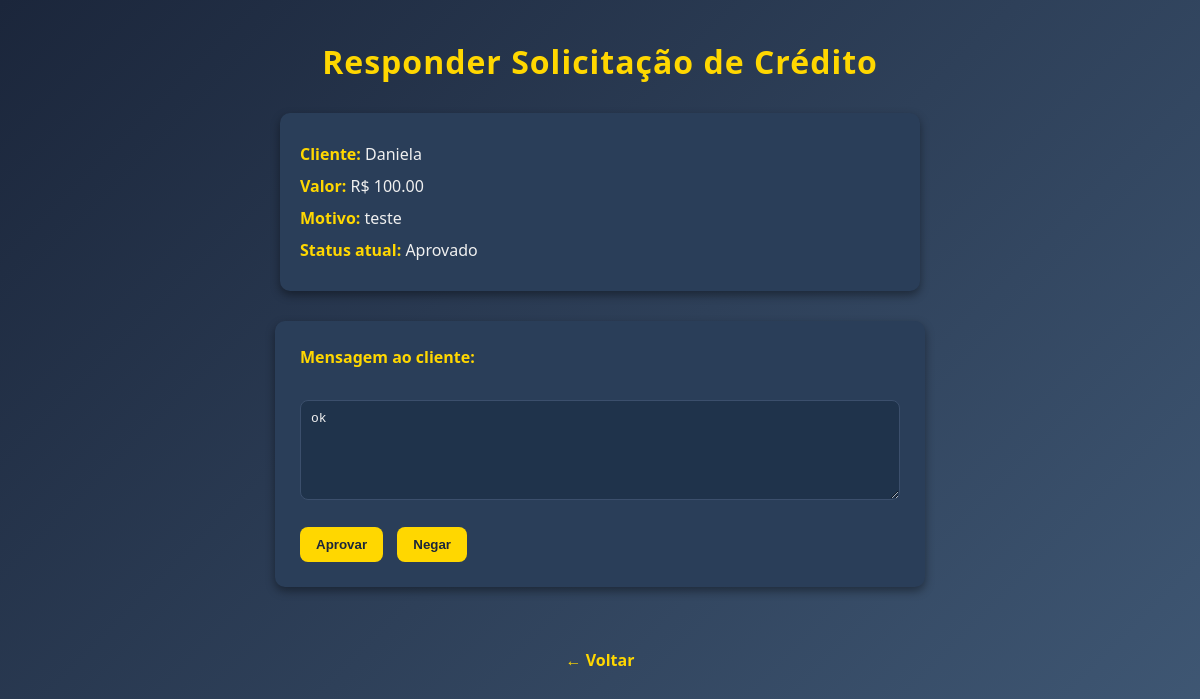
/users/solicitacoes/8/, run on the app's committed database.
### users/models.py (models this page shows, shortened)
class SolicitacaoCredito(models.Model):
    STATUS_CHOICES = [
        ('pendente', 'Pendente'),
        ('aprovado', 'Aprovado'),
        ('negado', 'Negado'),
    ]
    cliente = models.ForeignKey(
        Cliente,
        on_delete=models.CASCADE,
        related_name='solicitacoes'
    )
    gerente = models.ForeignKey(
        Gerente,
        on_delete=models.SET_NULL,
        null=True,
        blank=True,
        related_name='solicitacoes_recebidas'
    )
    valor = models.DecimalField(max_digits=10, decimal_places=2)
    motivo = models.TextField()
    data_solicitacao = models.DateTimeField(auto_now_add=True)
    status = models.CharField(max_length=10, choices=STATUS_CHOICES, default='pendente')
    resposta_gerente = models.TextField(blank=True, null=True)

class Cliente(models.Model):
    gerente_responsavel = models.ForeignKey(
        Gerente,
        on_delete=models.SET_NULL,
        null=True,
        blank=True,
        related_name="clientes"
    )
    numero_da_conta = models.CharField(
        max_length=20,
        unique=True,
        default=gerar_numero_conta
    )
    cpf = models.CharField(max_length=14, unique=True, validators=[cpf_validator])
    username = models.CharField(max_length=150)
    email = models.EmailField(unique=True)
    password = models.CharField(max_length=128)
    data_de_nascimento = models.DateField()
    telefone = models.CharField(max_length=14, validators=[telefone_validator])
    data_de_cadastro = models.DateTimeField(auto_now_add=True)
    saldo = models.DecimalField(max_digits=10, decimal_places=2, default=0.00)
    tipo_de_conta = models.CharField(
        max_length=20,
        choices=[
            ('corrente', 'Conta Corrente'),
            ('poupanca', 'Conta Poupança'),
            ('salario', 'Conta Salário'),
        ]
    )
    status_conta = models.CharField(max_length=20, default='ativa')
    admUser = models.BooleanField(default=False)
    creditos = models.DecimalField(max_digits=10, decimal_places=2, default=0.00)

### users/views.py (the view, shortened to what this page needs)
# urls.py: path('solicitacoes/<int:solicitacao_id>/', views.responder_solicitacao, name='responder_solicitacao'),
def responder_solicitacao(request, solicitacao_id):
    solicitacao = get_object_or_404(SolicitacaoCredito, id=solicitacao_id)
    return render(request, 'users/perfil/gerente/responder_solicitacao.html', {'solicitacao': solicitacao})

### templates/users/perfil/gerente/responder_solicitacao.html (shortened to what this page needs)
<!DOCTYPE html>
<html lang="pt-BR">
<head>
    {% load static %}
    <link rel="stylesheet" href="{% static 'perfil/gerente/responder_solicitacao/style.css' %}">
</head>
<body>
    <h1>Responder Solicitação de Crédito</h1>
    <div>
        <p><strong>Cliente:</strong> {{ solicitacao.cliente.username }}</p>
        <p><strong>Valor:</strong> R$ {{ solicitacao.valor }}</p>
        <p><strong>Motivo:</strong> {{ solicitacao.motivo }}</p>
        <p><strong>Status atual:</strong> {{ solicitacao.status|title }}</p>
    </div>
    <form method="post">
        <label for="resposta">Mensagem ao cliente:</label><br>
        <textarea name="resposta" rows="4" cols="40">{{ solicitacao.resposta_gerente }}</textarea><br><br>
        <button type="submit" name="acao" value="aprovar">Aprovar</button>
        <button type="submit" name="acao" value="negar">Negar</button>
    </form>
    <br>
    <a href="{% url 'users:lista_solicitacoes_gerente' %}">← Voltar</a>
</body>
</html>

### static/perfil/gerente/responder_solicitacao/style.css (style rules this page uses)
body { background: linear-gradient(135deg, #1B263B, #415A77); font-family: 'Segoe UI', Tahoma, Geneva, Verdana, sans-serif; color: #c6c6c6; margin: 0; padding: 0; min-height: 100vh; }
h1 { text-align: center; color: #FFD700; margin-top: 40px; margin-bottom: 30px; font-size: 2em; letter-spacing: 1px; }
div { width: 80%; max-width: 600px; margin: 0 auto 30px auto; background-color: #2A3E59; padding: 20px; border-radius: 10px; box-shadow: 0 4px 10px rgba(0,0,0,0.4); animation: fadeIn 0.6s ease-in-out; }
div p { margin: 10px 0; font-size: 1em; color: #F0F0F0; }
div strong { color: #FFD700; }
form { width: 80%; max-width: 600px; margin: 0 auto; background-color: #2A3E59; padding: 25px; border-radius: 10px; box-shadow: 0 4px 10px rgba(0,0,0,0.4); animation: fadeIn 0.6s ease-in-out; }
label { display: block; margin-bottom: 10px; color: #FFD700; font-weight: 600; }
textarea { width: 100%; background-color: #1F334B; color: #F0F0F0; border: 1px solid #3B4F6C; border-radius: 8px; padding: 10px; resize: vertical; font-size: 1em; min-height: 100px; box-sizing: border-box; transition: border-color 0.3s; }
button { background-color: #FFD700; border: none; color: #1B263B; padding: 10px 16px; border-radius: 8px; font-weight: bold; cursor: pointer; margin-right: 10px; transition: background-color 0.3s, transform 0.2s; }
a { display: block; text-align: center; margin: 40px auto 20px auto; color: #FFD700; text-decoration: none; font-weight: bold; transition: color 0.3s; }

### data on the page
SolicitacaoCredito: cliente.username "Daniela", valor "100.00", motivo "teste", status "Aprovado", resposta "ok"
